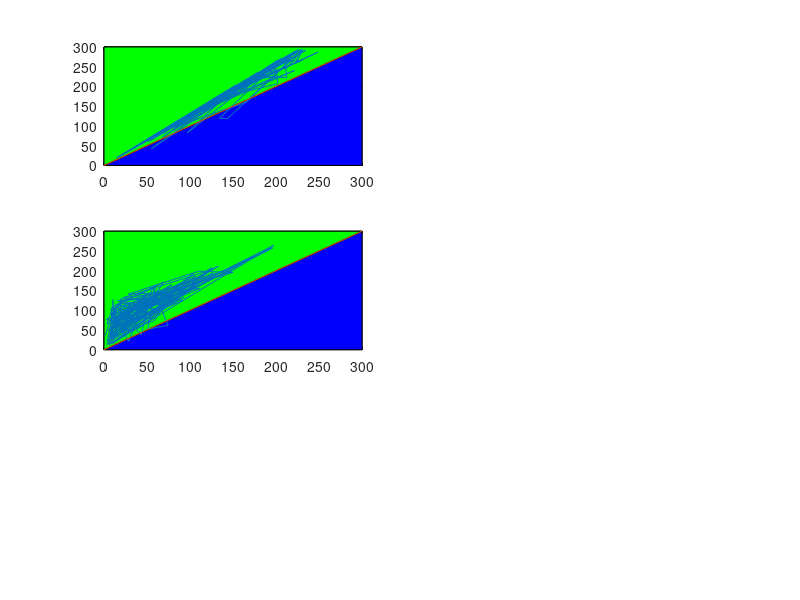

Recreate this plot in MATLAB.

clear
clc

load param_ThrePert_SA0SB0_25pc_AND.mat
load param_SameSA0SB0_AND.mat

unp=tri_types(nrr,:);
ind=tri_type_SA0ltSB0;
dir=tri_type_SB0ltSA0;

nr=length(tri_type_SB0ltSA0);

for ii=1:nr

    if tri_type_SA0ltSB0(ii)==1 
        M_state_SA0ltSB0(ii,1)=SNB_SA0ltSB0(ii,3)-SNB_SA0ltSB0(ii,4);
        H_state_SA0ltSB0(ii,1)=SNB_SA0ltSB0(ii,3)-SNB_SA0ltSB0(ii,2);
        Tri_Reg_SA0ltSB0(ii,1)=SNB_SA0ltSB0(ii,1)-SNB_SA0ltSB0(ii,4);
    elseif tri_type_SA0ltSB0(ii)==3
        M_state_SA0ltSB0(ii,1)=SNB_SA0ltSB0(ii,3)-SNB_SA0ltSB0(ii,4);
        H_state_SA0ltSB0(ii,1)=SNB_SA0ltSB0(ii,3)-SNB_SA0ltSB0(ii,2);
        Tri_Reg_SA0ltSB0(ii,1)=SNB_SA0ltSB0(ii,1)-SNB_SA0ltSB0(ii,2);
    elseif tri_type_SA0ltSB0(ii)==2 
        M_state_SA0ltSB0(ii,1)=SNB_SA0ltSB0(ii,1)-SNB_SA0ltSB0(ii,4);
        H_state_SA0ltSB0(ii,1)=SNB_SA0ltSB0(ii,3)-SNB_SA0ltSB0(ii,2);
        Tri_Reg_SA0ltSB0(ii,1)=SNB_SA0ltSB0(ii,3)-SNB_SA0ltSB0(ii,4);
    elseif tri_type_SA0ltSB0(ii)==4 
        M_state_SA0ltSB0(ii,1)=SNB_SA0ltSB0(ii,1)-SNB_SA0ltSB0(ii,4);
        H_state_SA0ltSB0(ii,1)=SNB_SA0ltSB0(ii,3)-SNB_SA0ltSB0(ii,2);
        Tri_Reg_SA0ltSB0(ii,1)=SNB_SA0ltSB0(ii,3)-SNB_SA0ltSB0(ii,2);
    end


    if tri_type_SB0ltSA0(ii)==1 
        M_state_SB0ltSA0(ii,1)=SNB_SB0ltSA0(ii,3)-SNB_SB0ltSA0(ii,4);
        H_state_SB0ltSA0(ii,1)=SNB_SB0ltSA0(ii,3)-SNB_SB0ltSA0(ii,2);
        Tri_Reg_SB0ltSA0(ii,1)=SNB_SB0ltSA0(ii,1)-SNB_SB0ltSA0(ii,4);
    elseif tri_type_SB0ltSA0(ii)==3
        M_state_SB0ltSA0(ii,1)=SNB_SB0ltSA0(ii,3)-SNB_SB0ltSA0(ii,4);
        H_state_SB0ltSA0(ii,1)=SNB_SB0ltSA0(ii,3)-SNB_SB0ltSA0(ii,2);
        Tri_Reg_SB0ltSA0(ii,1)=SNB_SB0ltSA0(ii,1)-SNB_SB0ltSA0(ii,2);
    elseif tri_type_SB0ltSA0(ii)==2
        M_state_SB0ltSA0(ii,1)=SNB_SB0ltSA0(ii,1)-SNB_SB0ltSA0(ii,4);
        H_state_SB0ltSA0(ii,1)=SNB_SB0ltSA0(ii,3)-SNB_SB0ltSA0(ii,2);
        Tri_Reg_SB0ltSA0(ii,1)=SNB_SB0ltSA0(ii,3)-SNB_SB0ltSA0(ii,4);
    elseif tri_type_SB0ltSA0(ii)==4
        M_state_SB0ltSA0(ii,1)=SNB_SB0ltSA0(ii,1)-SNB_SB0ltSA0(ii,4);
        H_state_SB0ltSA0(ii,1)=SNB_SB0ltSA0(ii,3)-SNB_SB0ltSA0(ii,2);
        Tri_Reg_SB0ltSA0(ii,1)=SNB_SB0ltSA0(ii,3)-SNB_SB0ltSA0(ii,2);
    end

end

ind_types=[sum(ind==1),sum(ind==2),sum(ind==3),sum(ind==4)];
ind_pc=ind_types.*100./sum(ind_types);

dir_types=[sum(dir==1),sum(dir==2),sum(dir==3),sum(dir==4)];
dir_pc=dir_types.*100./sum(dir_types);

unp_types=[sum(unp==1),sum(unp==2),sum(unp==3),sum(unp==4)];
unp_pc=unp_types.*100./sum(unp_types);



%%%%%%%%%%%%%%%%%%%%%%%%%%%%%%%%%%%%%%%%%%%%%%%%%%%%%%%%%%%%%%%%%%%%%%%%%%%

% Define the vertices of the triangle
x1 = [0, 300, 300];
y1 = [0, 0, 300];

% Plot the vertices
figure(4)
subplot(3,2,1)
plot(x1, y1, 'k-'); % Plot the lines connecting the vertices

% Fill the area of the triangle
% figure(4)
% subplot(3,3,1)
fill(x1, y1, 'b'); % Fill the triangle with blue color
hold on

% Define the vertices of the triangle
x2 = [0, 0, 300];
y2 = [0, 300, 300];

% Plot the vertices
% figure(4)
% subplot(3,3,1)
plot(x2, y2, 'k-'); % Plot the lines connecting the vertices

% Fill the area of the triangle
% figure(4)
% subplot(3,3,1)
fill(x2, y2, 'g'); % Fill the triangle with blue color
hold on

% figure(4)
% subplot(3,3,1)
plot(SNB_SA0ltSB0(:,1), SNB_SB0ltSA0(:,1))
hold on
plot([0,300],[0,300])

sn1_dir_gt_ind = find(SNB_SB0ltSA0(:,1)>SNB_SA0ltSB0(:,1));
sn1_dir_lt_ind = find(SNB_SB0ltSA0(:,1)<SNB_SA0ltSB0(:,1));
sn1_dir_eq_ind = find(SNB_SB0ltSA0(:,1)==SNB_SA0ltSB0(:,1));
tot_sn1 = length(sn1_dir_gt_ind)+length(sn1_dir_lt_ind)+length(sn1_dir_eq_ind);

sn1_cont=([length(sn1_dir_gt_ind),length(sn1_dir_lt_ind),length(sn1_dir_eq_ind)].*100./tot_sn1)

% Define the vertices of the triangle
x1 = [0, 300, 300];
y1 = [0, 0, 300];

% Plot the vertices
figure(4)
subplot(3,2,3)
plot(x1, y1, 'k-'); % Plot the lines connecting the vertices

% Fill the area of the triangle
% figure(4)
% subplot(2,2,2)
fill(x1, y1, 'b'); % Fill the triangle with blue color
hold on

% Define the vertices of the triangle
x2 = [0, 0, 300];
y2 = [0, 300, 300];

% Plot the vertices
% figure(4)
% subplot(2,2,2)
plot(x2, y2, 'k-'); % Plot the lines connecting the vertices

% Fill the area of the triangle
% figure(4)
% subplot(2,2,2)
fill(x2, y2, 'g'); % Fill the triangle with blue color
hold on

% subplot(2,2,2)
plot(M_state_SA0ltSB0,M_state_SB0ltSA0)
hold on
plot([0,300],[0,300])

m_dir_gt_ind = find(M_state_SB0ltSA0(:,1)>M_state_SA0ltSB0(:,1));
m_dir_lt_ind = find(M_state_SB0ltSA0(:,1)<M_state_SA0ltSB0(:,1));
m_dir_eq_ind = find(M_state_SB0ltSA0(:,1)==M_state_SA0ltSB0(:,1));
tot_m = length(m_dir_gt_ind)+length(m_dir_lt_ind)+length(m_dir_eq_ind);


mstate_cont=([length(m_dir_gt_ind),length(m_dir_lt_ind),length(m_dir_eq_ind)].*100./tot_m)
